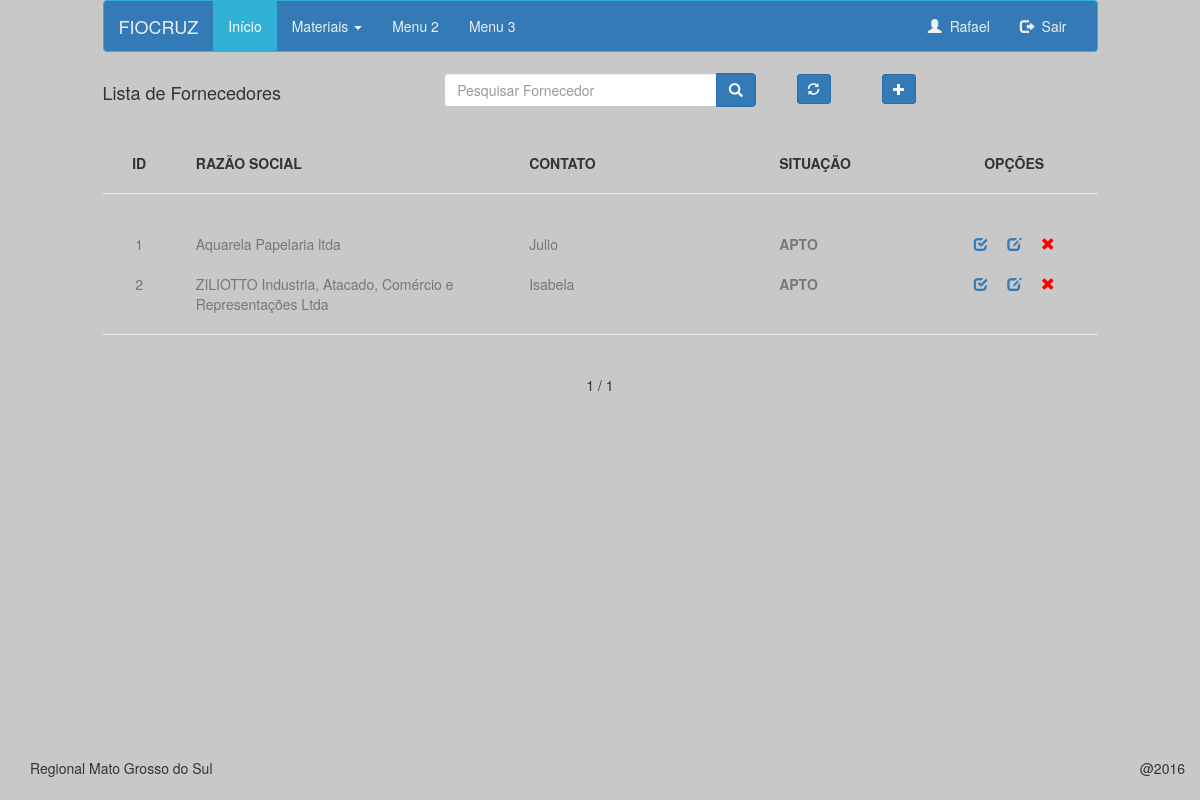
Screenshot of /fornecedor/ (signed in) with the database file from the repository.
### fornecedor/models.py (models this page shows, shortened)
class Fornecedor(models.Model):
	razaosocial	= models.CharField(max_length=80,null=False)
	nomefantasia= models.CharField(max_length=40,null=False)
	cnpj		= models.CharField(max_length=14,null=False)
	atividade	= models.CharField(max_length=20,null=False)
	estado		= models.ForeignKey(Estado)
	cidade		= models.ForeignKey(Municipio)
	endereco 	= models.CharField(max_length=40,null=False)
	numero		= models.CharField(max_length=6,null=False)
	complemento	= models.CharField(max_length=40,null=True)
	cep			= models.CharField(max_length=8,null=False)
	telefone	= models.CharField(max_length=20,null=False)
	contato		= models.CharField(max_length=40,null=True)
	criado	 	= models.DateTimeField(auto_now=False,auto_now_add=True)
	atualizado 	= models.DateTimeField(auto_now=True,auto_now_add=False)
	situacao	= models.BooleanField()
	usuario	    = models.ForeignKey(settings.AUTH_USER_MODEL)
	class Meta:
		ordering = ['-atualizado','-criado']
		permissions = (
            ('pode_administrar', 'Pode Administrar'),
        )
	def get_absolute_url(self):
		return reverse('fornecedor:detalhe', kwargs={'id':self.id})

### fornecedor/views.py (the view)
@login_required
def fornecedor_lista(request):
	queryset_list = Fornecedor.objects.all()
	page_request_var='Pagina'
	query = request.GET.get('q')
	if query:
		queryset_list = queryset_list.filter(nomefantasia__icontains=query)
	paginator = Paginator(queryset_list, 8)
	page = request.GET.get(page_request_var)
	try:
		queryset_list = paginator.page(page)
	except PageNotAnInteger:
		queryset_list = paginator.page(1)
	except EmptyPage:
		queryset_list = paginator.page(paginator.num_pages)
	context = { 'fornecedores':queryset_list,
				'page_request_var':page_request_var }
	return render(request,'fornecedor_lista.html', context)

### fornecedor/templates/fornecedor_lista.html (shortened to what this page needs)
{% extends 'base.html' %}
{% block header %}
<div class="row">
    <div class="col-sm-4">
        <h4>Lista de Fornecedores</h4>
    </div>
    <form method='GET' action=''>
	    <div class="col-sm-4">
	        <div class="input-group">
	            <input name="q" class="form-control" id="search" type="text" placeholder="Pesquisar Fornecedor" value='{{request.GET.q}}'>
		            <span class="input-group-btn">
	                <button title='Pesquisar' class="btn btn-primary" type="submit">
	                    <span class="glyphicon glyphicon-search"></span>
	                </button>
	            </span>
	        </div>
		</div>
	    <div class="col-sm-2">
	    </div>
    </form>
    <div class="col-sm-2">
    </div>
    <form>
    	<div class="col-sm-1 text-center">
        	<button title='Atualizar fornecedor' class='btn btn-primary btn-sm' type='submit' formaction="{%  url 'fornecedor:lista' %}">
	        	<span class="glyphicon glyphicon-refresh"></span></button>
    	</div>
    	<div class="col-sm-1 text-center">
    	{% if perms.armazem.pode_administrar %}
        	<button title='Novo fornecedor' class='btn btn-primary btn-sm' type='submit' formaction="{%  url 'fornecedor:cria' %}">
	        	<span class="glyphicon glyphicon-plus"></span></button>
	    {% endif %}
	    </div>
   	</form>
</div>
{% endblock %}
{% block main %}
	<br><br>
	<div class='row'>
		<div class='col-sm-12'>
		    <ul class="list-inline">
		    	<div class='col-sm-1 text-center'>
		        	<li><strong>ID</strong></li>
		        </div>
		        <div class='col-sm-4'>
		        	<li><strong>RAZÃO SOCIAL</strong></li>
		        </div>
		        <div class='col-sm-3'>
		        	<li><strong>CONTATO</strong></li>
		        </div>
		        <div class='col-sm-2'>
		        	<li><strong>SITUAÇÃO</strong></li>
		        </div>
		        <div class='col-sm-2 text-center'>
		        	<li><strong>OPÇÕES</strong></li>
		    	</div>
		    </ul>
	    </div>
    </div><hr>
	{% for obj in fornecedores %}
	    <div class='row'><br>
	    	<div class='col-sm-12 text-muted'>
			    <ul class="list-inline">
			    <div class='col-sm-1'>
			        <li class='text-center'>{{forloop.counter}}</li>
			    </div>
			    <div class='col-sm-4'>
			        <li>{{obj.razaosocial}}</li>
			    </div>
			    <div class='col-sm-3'>
			        <li>{{obj.contato}}</li>
			    </div>
			    <div class='col-sm-2'>
			    	<li><strong>
			    	{% if obj.situacao %}
		        		APTO
			    	{% else %}
			    		NÃO APTO
			    	{% endif %}
			    	</strong></li>
		        </div>
			    <div class='col-sm-2 text-center'>
	                <a href='{{ obj.get_absolute_url }}'>
	                   	<span title='Visualizar' class="glyphicon glyphicon-check"></span>
	                </a>&nbsp;&nbsp;&nbsp;
	                {% if perms.armazem.pode_administrar %}
	                <a href='{% url "fornecedor:edita" obj.id %}'>
	                   	<span title='Editar' class="glyphicon glyphicon-edit"></span>
	                </a>&nbsp;&nbsp;&nbsp;
	                <a href='{% url "fornecedor:apaga" obj.id %}'>
	                   	<span style="color:red" title='Excluir' class="glyphicon glyphicon-remove"></span>
	                </a>
	                {% endif %}
			    </div>
			    </ul>
		    </div>
	  	</div>
	{% endfor %}
	<hr>
	<div class='text-center'>
	<div class="pagination">
	    <span class="step-links">
	        <span class="current">
	            {{ fornecedores.number }} / {{ fornecedores.paginator.num_pages }}
	        </span>
	    </span>
	</div>
	</div>
{% endblock %}

### core/templates/menu.html (shortened to what this page needs)
<div class='row'>
    <div class='col-sm-10'>
      <nav class="navbar navbar-default">
        <div class="container-fluid">
          <div class="navbar-header">
            <a class="navbar-brand" href="#">FIOCRUZ</a>
          </div>
          <div class="collapse navbar-collapse" id="myNavbar">
            <ul class="nav navbar-nav">
              <li class="active"><a href="#">Início</a></li>
              <li class="dropdown">
                <a class="dropdown-toggle" data-toggle="dropdown" href="#">Materiais <span class="caret"></span></a>
              </li>
              <li><a href="#">Menu 2</a></li>
              <li><a href="#">Menu 3</a></li>
            </ul>
            <ul class="nav navbar-nav navbar-right">
              <li><a href="{% url 'core:usuario' %}"><span class="glyphicon glyphicon-user"></span>&nbsp;&nbsp;{{ request.user.first_name }}
              </a></li>
              <li><a href="{% url 'logout' %}"><span class="glyphicon glyphicon-log-out"></span>&nbsp;&nbsp;Sair</a></li>
            </ul>
          </div>
        </div>
      </nav>
    </div>
</div>

### armazem/static/css/fiocruz.css (style rules this page uses)
.navbar-default { background-color: #337ab7; border-color: #31b0d5; }
.navbar-default .navbar-brand { color: #ecf0f1; }
.navbar-default .navbar-nav > li > a { color: #ecf0f1; }
.navbar-default .navbar-nav > .active > a, .navbar-default .navbar-nav > .active > a:hover, .navbar-default .navbar-nav > .active > a:focus { color: #ffffff; background-color: #31b0d5; }
.navbar-default .navbar-collapse, .navbar-default .navbar-form { border-color: #ecf0f1; }

### rows the page displays
Fornecedor: razaosocial "Aquarela Papelaria ltda", contato "Julio", situacao "APTO"
Fornecedor: razaosocial "ZILIOTTO Industria, Atacado, Comércio e Representações Ltda", contato "Isabela", situacao "APTO"

### other values shown
{{ request.user.first_name }} "Rafael"
{{ fornecedores.number }} "1"
{{ fornecedores.paginator.num_pages }} "1"
